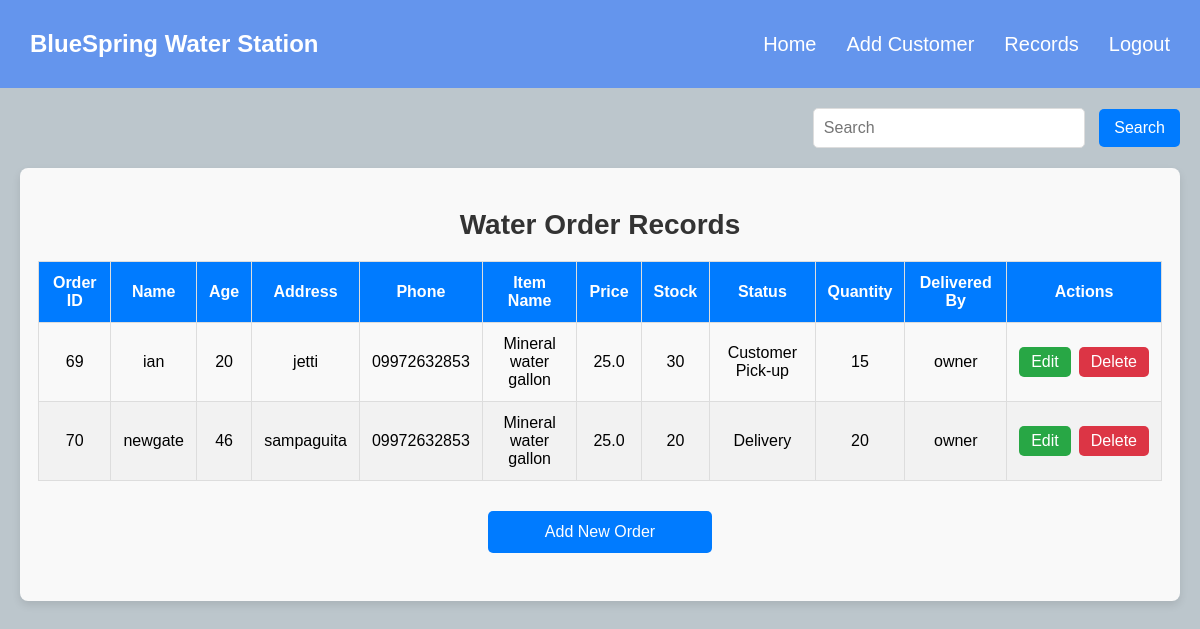
The page /records/ (signed in) on the database its author committed.
### app/models.py (models this page shows, shortened)
class Order(models.Model):
    customer = models.ForeignKey(Customer, on_delete=models.CASCADE, null=True, blank=True)
    ORDER_STATUS_CHOICES = [
        ('Pending', 'Pending'),
        ('Delivery', 'Delivery'),
        ('Customer Pick-up', 'Customer Pick-up'),
    ]
    order_date = models.DateTimeField(auto_now_add=True)
    status = models.CharField(max_length=50, choices=ORDER_STATUS_CHOICES, default='Pending')

class Customer(models.Model):
    name = models.CharField(max_length=50)
    age = models.PositiveIntegerField()
    address = models.CharField(max_length=150)
    phone = models.CharField(max_length=20, null=True, blank=True)

class OrderItem(models.Model):
    order = models.ForeignKey(Order, related_name="items", on_delete=models.CASCADE)
    item = models.ForeignKey(Item, on_delete=models.CASCADE)
    quantity = models.IntegerField()

class Item(models.Model):
    name = models.CharField(max_length=100, default='Mineral water gallon')
    price = models.FloatField()
    stock = models.IntegerField(default=0)

class Delivery(models.Model):
    order = models.ForeignKey(Order, on_delete=models.CASCADE)
    delivered_by = models.CharField(max_length=50, null=True, blank=True)

### app/views.py (the view)
# urls.py: path('records/', views.records, name='records'),
@login_required
def records(request):
    orders = Order.objects.select_related('customer').prefetch_related('items')
    return render(request, 'records.html', {'orders': orders})

### app/templates/records.html (shortened to what this page needs)
{% extends 'base.html' %}
{% block content %}
<div class="search-container">
    <form method="get" action="{% url 'view_orders' %}">
        <input type="text" name="search" placeholder="Search" value="{{ request.GET.search }}">
        <button type="submit">Search</button>
    </form>
</div>
<div class="records-container">
    <h2>Water Order Records</h2>
    {% if orders %}
        <table>
            <thead>
                <tr>
                    <th>Order ID</th>
                    <th>Name</th>
                    <th>Age</th>
                    <th>Address</th>
                    <th>Phone</th>
                    <th>Item Name</th>
                    <th>Price</th>
                    <th>Stock</th>
                    <th>Status</th>
                    <th>Quantity</th>
                    <th>Delivered By</th>
                    <th>Actions</th>
                </tr>
            </thead>
            <tbody>
                {% for order in orders %}
                <tr>
                    <td>{{ order.id }}</td>
                    <td>{{ order.customer.name }}</td>
                    <td>{{ order.customer.age }}</td>
                    <td>{{ order.customer.address }}</td>
                    <td>{{ order.customer.phone }}</td>
                    <td>
                        {% for order_item in order.items.all %}
                            {{ order_item.item.name }}<br>
                        {% endfor %}
                    </td>
                    <td>
                        {% for order_item in order.items.all %}
                            {{ order_item.item.price }}<br>
                        {% endfor %}
                    </td>
                    <td>
                        {% for order_item in order.items.all %}
                            {{ order_item.item.stock }}<br>
                        {% endfor %}
                    </td>
                    <td>{{ order.status }}</td>
                    <td>
                        {% for order_item in order.items.all %}
                            {{ order_item.quantity }}<br>
                        {% endfor %}
                    </td>
                    <td>{{ order.delivery_set.first.delivered_by }}</td>
                    <td>
                        <div class="action-btns">
                            <a href="{% url 'edit_order' order.id %}" class="edit-btn">Edit</a>
                            <a href="{% url 'delete_order' order.id %}" class="delete-btn">Delete</a>
                        </div>
                    </td>
                </tr>
                {% endfor %}
            </tbody>
        </table>
    {% else %}
        <p style="text-align: center; font-size: 18px; color: #777;">No orders for mineral water gallon.</p>
    {% endif %}
    <a href="{% url 'add_order' %}" class="add-order-link">Add New Order</a>
</div>
{% endblock %}

### app/templates/base.html (shortened to what this page needs)
<!DOCTYPE html>
<html lang="en">
<head>
    {% load static %}
</head>
<body>
    <nav>
        <div class="title">BlueSpring Water Station</div>
        <ul>
            <li><a href="{% url 'home' %}">Home</a></li>
            <li><a href="{% url 'add_order' %}">Add Customer</a></li>
            <li><a href="{% url 'records' %}">Records</a></li>
            <li>
                <button onclick="showLogoutModal()">Logout</button>
            </li>
        </ul>
    </nav>
    <main>
        {% block content %}
        {% endblock %}
    </main>
</body>
</html>

### app/templates/base.html (style rules this page uses)
body { font-family: Arial, sans-serif; margin: 0; padding: 0; }
nav { background-color: #6495ED; color: white; padding: 30px 30px; display: flex; justify-content: space-between; align-items: center; }
nav .title { font-size: 24px; font-weight: bold; }
nav ul { list-style: none; margin: 0; padding: 0; display: flex; gap: 30px; align-items: center; }
nav ul li { display: inline; }
nav ul li a, nav ul li button { color: white; text-decoration: none; font-size: 20px; background: none; border: none; cursor: pointer; padding: 0; }
main { padding: 20px; }

### app/templates/records.html (style rules this page uses)
body { background-color:#BCC6CC; font-family: Arial, sans-serif; }
.records-container { max-width: 1300px; margin: 0 auto; padding: 18px; background-color: #f9f9f9; border-radius: 8px; box-shadow: 0 4px 8px rgba(0, 0, 0, 0.1); }
h2 { text-align: center; font-size: 28px; margin-bottom: 20px; color: #333; }
.search-container { display: flex; justify-content: flex-end; margin-bottom: 20px; }
.search-container input { padding: 10px; width: 250px; margin-right: 10px; border: 1px solid #ddd; border-radius: 5px; font-size: 16px; }
.search-container button { padding: 10px 15px; background-color: #007BFF; color: white; border: none; border-radius: 5px; cursor: pointer; font-size: 16px; }
table { width: 100%; border-collapse: collapse; margin-top: 20px; text-align: center; }
table th, table td { padding: 12px; border: 1px solid #ddd; }
table th { background-color: #007BFF; color: white; }
table tr:nth-child(even) { background-color: #f2f2f2; }
table td .action-btns { display: flex; justify-content: center; gap: 8px; }
table td a { padding: 6px 12px; color: white; border-radius: 5px; text-decoration: none; }
a.edit-btn { background-color: #28a745; }
a.delete-btn { background-color: #dc3545; }
.add-order-link { display: block; width: 200px; margin: 30px auto; text-align: center; padding: 12px; background-color: #007BFF; color: white; text-decoration: none; border-radius: 5px; }

### rows shown on the page
Order: id "69", customer.name "ian", customer.age "20", customer.address "jetti", customer.phone "09972632853", status "Customer Pick-up", delivery_set.first.delivered_by "owner"
OrderItem: item.name "Mineral water gallon", item.price "25.0", item.stock "30", quantity "15"
Order: id "70", customer.name "newgate", customer.age "46", customer.address "sampaguita", customer.phone "09972632853", status "Delivery", delivery_set.first.delivered_by "owner"
OrderItem: item.name "Mineral water gallon", item.price "25.0", item.stock "20", quantity "20"
